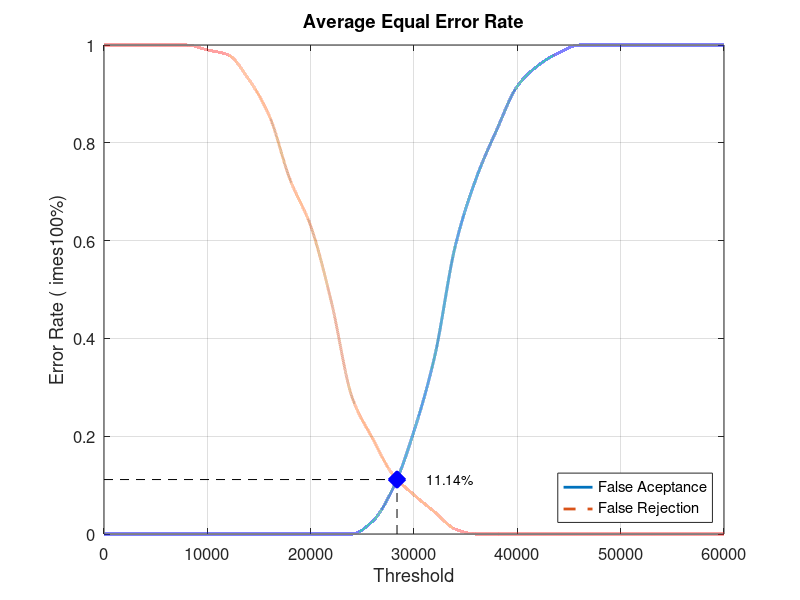
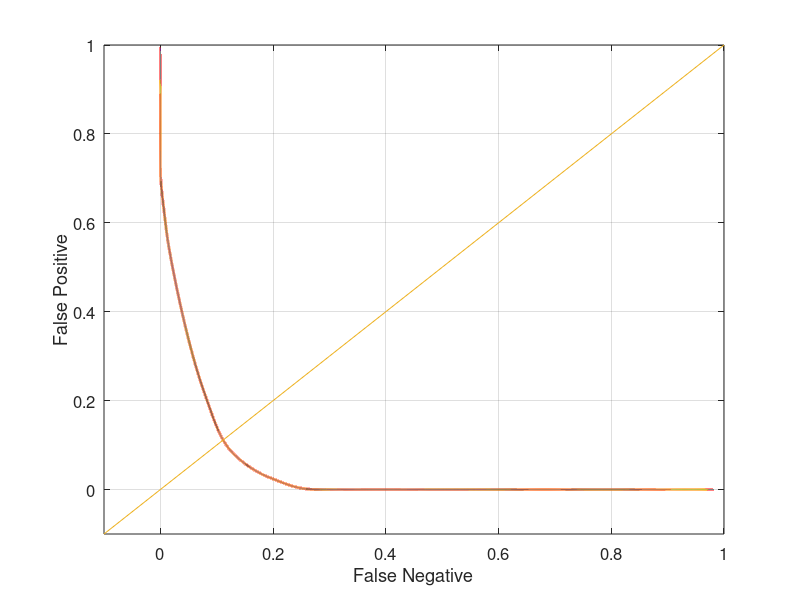

Here is the MATLAB script that generated these plots, in order:
close all;
clear;
clc;
x = 0:2000:60000;
xq = 0:0.5:60000;

y0 = [0 0 0 0 0 0 0 0 0 0 0 0 0 0.0263158 0.0947368 0.210526 0.363158 0.589474 0.726316 0.826316 0.915789 0.957895 0.984211 1 1 1 1 1 1 1 1]
yy0 = interp1(x, y0, xq, 'pchip');
y1 = [1 1 1 1 1 0.99 0.98 0.93 0.855 0.725 0.63 0.475 0.28 0.195 0.12 0.08 0.045 0.01 0 0 0 0 0 0 0 0 0 0 0 0 0]
yy1 = interp1(x, y1, xq, 'pchip');

% Calculating EER: 
y2 = abs(y0 - y1);
find(y2 == min(y2))
yy2 = abs(yy0 - yy1);
xEER = find(yy2 == min(yy2));
xEERIndex = xq(xEER) % X-axis EER
yEER = yy0(xEER) % Y-axis EER

main = figure
plot(xq, yy0,'-','LineWidth', 2);	hold on
plot(xq, yy1,'--','LineWidth', 2);	hold on
plot([xEERIndex xEERIndex], [0 yEER], 'k--');	hold on
plot([0 xEERIndex], [yEER yEER], 'k--');	hold on
plot(xEERIndex, yEER, 'bx', 'LineWidth', 10);	hold on
text(xEERIndex + 10 * xEERIndex / 100, yEER, [num2str(round((10000 * yEER)) / 100) '%'])
legend('False Aceptance', 'False Rejection', 'Location', 'SouthEast')
xlabel('Threshold')
ylabel('Error Rate (	imes100%)')
title('Average Equal Error Rate')
set(gca, 'FontSize', 12)
axis([0 60000 0 1])
grid on

print(main, 'Database4_4Main', '-dpng');
FNRxFPR = figure('Color', [1 1 1]);
plot(yy1, yy0, '-', yy1, yy0, 'LineWidth', 2);
hold on
y = -0.1:0.1:1
plot(y, y); 
set(gca, 'FontSize', 12)
xlabel('False Negative')
ylabel('False Positive')
axis([-0.1 1 -0.1 1])
set(gca, 'FontSize', 12)
grid on

print(FNRxFPR, 'Database4_4FNRxFPR','-dpng');
